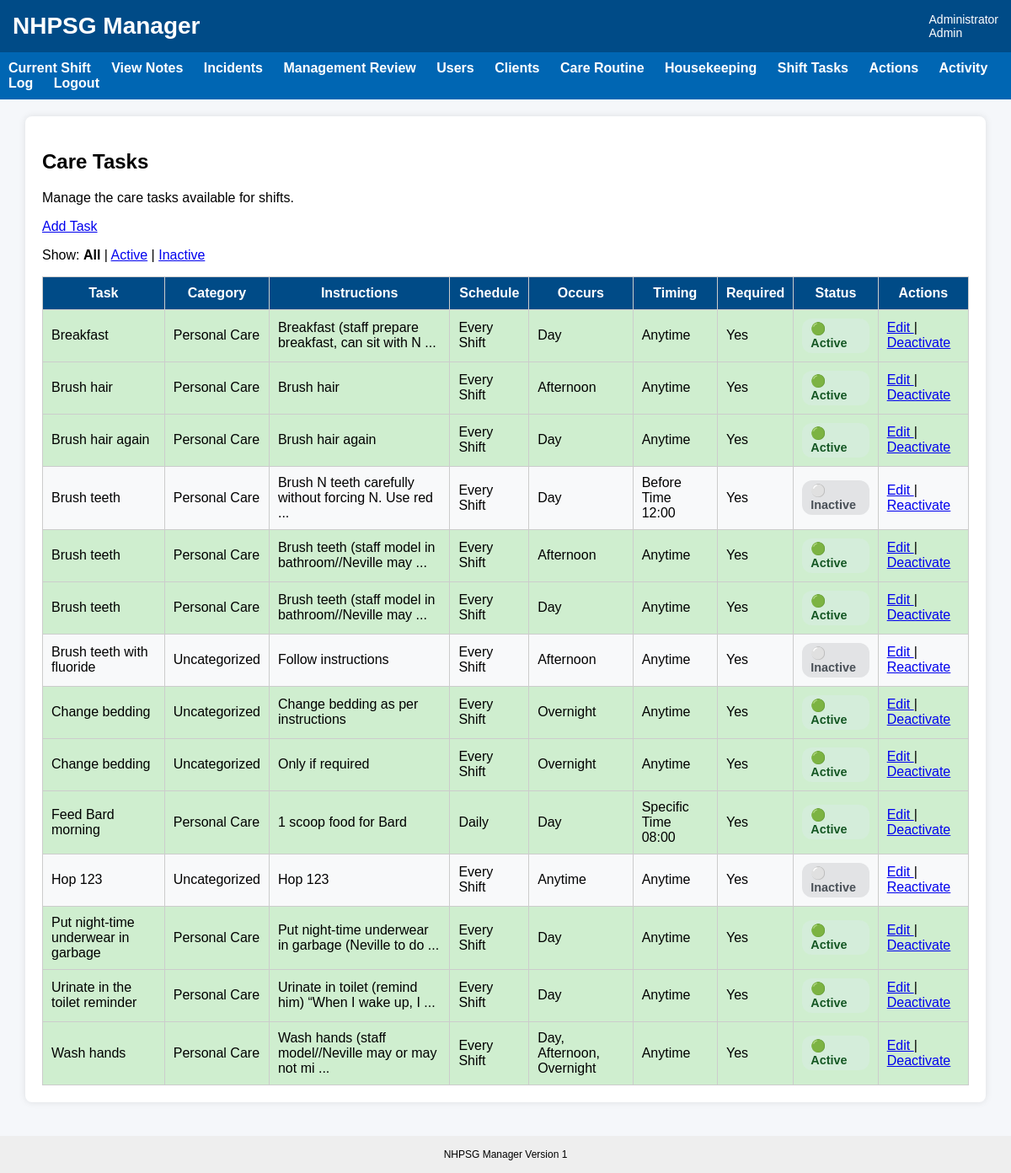
Page /care-tasks (signed in) on the committed database.
### tables this page shows
CREATE TABLE care_tasks (
    care_task_id INTEGER PRIMARY KEY AUTOINCREMENT,

    task_name TEXT NOT NULL,
    category TEXT,
    instructions TEXT,

    schedule_type TEXT NOT NULL DEFAULT 'Daily',
    occurs_morning INTEGER NOT NULL DEFAULT 0,
    occurs_afternoon INTEGER NOT NULL DEFAULT 0,
    occurs_evening INTEGER NOT NULL DEFAULT 0,
    occurs_overnight INTEGER NOT NULL DEFAULT 0,
    occurs_anytime INTEGER NOT NULL DEFAULT 0,

    timing_type TEXT NOT NULL DEFAULT 'Anytime',
    due_time TEXT,

    days_of_week TEXT,

    required INTEGER NOT NULL DEFAULT 1,
    comment_required_if_unsuccessful INTEGER NOT NULL DEFAULT 1,
    active INTEGER NOT NULL DEFAULT 1,

    created_at TEXT DEFAULT CURRENT_TIMESTAMP
, occurs TEXT DEFAULT 'Anytime', comment_required_attempted INTEGER NOT NULL DEFAULT 1, comment_required_not_completed INTEGER NOT NULL DEFAULT 1, category_id INTEGER);

CREATE TABLE care_task_categories (
    category_id INTEGER PRIMARY KEY AUTOINCREMENT,
    category_name TEXT NOT NULL UNIQUE,
    active INTEGER NOT NULL DEFAULT 1,
    created_at TEXT DEFAULT CURRENT_TIMESTAMP
);

### app.py (the view)
@app.route("/care-tasks")
def care_tasks():
    if "user_id" not in session:
        return redirect(url_for("login"))
    if session["role"] not in ["Admin", "Program Manager", "Director"]:
        return "Access denied", 403
    status_filter = request.args.get(
        "status",
        "all"
    ).strip().lower()
    if status_filter == "active":
        active_filter = 1
    elif status_filter == "inactive":
        active_filter = 0
    else:
        status_filter = "all"
        active_filter = None
    conn = get_db()
    query = """
        SELECT
            ct.*,
            ctc.category_name
        FROM care_tasks ct

        LEFT JOIN care_task_categories ctc
            ON ct.category_id = ctc.category_id
    """
    parameters = ()
    if active_filter is not None:
        query += """
            WHERE ct.active = ?
        """
        parameters = (active_filter,)
    query += """
        ORDER BY ct.task_name
    """
    tasks = conn.execute(
        query,
        parameters
    ).fetchall()
    conn.close()
    return render_template(
        "care_tasks.html",
        tasks=tasks,
        status_filter=status_filter
    )

### app.py (called while the page is built, shortened)
@app.before_request
def enforce_session_timeout():
    if "user_id" not in session:
        return None
    if request.endpoint in [
        "static",
        "login",
        "logout",
        "session_timeout"
    ]:
        return None
    current_time = time.time()
    last_activity = session.get("last_activity")
    if last_activity is not None:
        inactive_seconds = current_time - last_activity
    session["last_activity"] = current_time
    return None

@app.context_processor
def inject_session_timeout_settings():
    return {
        "session_timeout_seconds": SESSION_TIMEOUT_SECONDS,
        "session_warning_seconds": SESSION_WARNING_SECONDS
    }

def get_db():
    print("Using database:", os.path.abspath(DB_NAME))
    conn = sqlite3.connect(DB_NAME)
    conn.row_factory = sqlite3.Row
    return conn

### templates/care_tasks.html (shortened to what this page needs)
{% extends "base.html" %}
{% block content %}
<div class="card">
<div class="page-header">
    <div>
        <h2>Care Tasks</h2>
        <p>Manage the care tasks available for shifts.</p>
    </div>
    <div>
        <a href="{{ url_for('care_task_new') }}"
           class="button">
            Add Task
        </a>
    </div>
</div>
    <p>
        Show:
        {% if status_filter == "all" %}
            <strong>All</strong>
        {% else %}
            <a href="{{ url_for('care_tasks', status='all') }}">All</a>
        {% endif %}
        |
        {% if status_filter == "active" %}
            <strong>Active</strong>
        {% else %}
            <a href="{{ url_for('care_tasks', status='active') }}">Active</a>
        {% endif %}
        |
        {% if status_filter == "inactive" %}
            <strong>Inactive</strong>
        {% else %}
            <a href="{{ url_for('care_tasks', status='inactive') }}">Inactive</a>
        {% endif %}
    </p>
    {% if tasks %}
        <table>
            <thead>
                <tr>
                    <th>Task</th>
                    <th>Category</th>
                    <th>Instructions</th>
                    <th>Schedule</th>
                    <th>Occurs</th>
                    <th>Timing</th>
                    <th>Required</th>
                    <th>Status</th>
                    <th>Actions</th>
                </tr>
            </thead>
            <tbody>
                {% for task in tasks %}
                    <tr class="{% if task.active %}row-active{% else %}row-inactive{% endif %}">
                        <td>
                            {{ task.task_name }}
                        </td>
                        <td>
                            {{ task.category_name or "Uncategorized" }}
                        </td>
                        <td>
                            {% if task.instructions %}
                                {{ task.instructions[:50] }}
                                {% if task.instructions|length > 50 %}
                                    ...
                                {% endif %}
                            {% endif %}
                        </td>
                        <td>
                            {{ task.schedule_type }}
                        </td>
                        <td>
                            {% if task.occurs %}
                                {{ task.occurs | replace(",", ", ") }}
                            {% else %}
                                Anytime
                            {% endif %}
                        </td>
                        <td>
                            {{ task.timing_type }}
                            {% if task.due_time %}
                                {{ task.due_time }}
                            {% endif %}
                        </td>
                        <td>
                            {% if task.required %}
                                Yes
                            {% else %}
                                No
                            {% endif %}
                        </td>
                        <td>
                            {% if task.active %}
                                <span class="status-active">🟢 Active</span>
                            {% else %}
                                <span class="status-inactive">⚪ Inactive</span>
                            {% endif %}
                        </td>
                        <td>
                            <a href="{{ url_for(
                                'care_task_edit',
                                care_task_id=task.care_task_id,
                                status=status_filter
                            ) }}">
                                Edit
                            </a>
                            |
                            {% if task.active %}
                                <a href="{{ url_for(
                                    'care_task_deactivate',
                                    care_task_id=task.care_task_id,
                                    status=status_filter
                                ) }}">
                                    Deactivate
                                </a>
                            {% else %}
                                <a href="{{ url_for(
                                    'care_task_reactivate',
                                    care_task_id=task.care_task_id,
                                    status=status_filter
                                ) }}">
                                    Reactivate
                                </a>
                            {% endif %}
                        </td>
                    </tr>
                {% endfor %}
            </tbody>
        </table>
    {% endif %}
</div>
{% endblock %}

### static/css/style.css (style rules this page uses)
body { font-family: Arial, Helvetica, sans-serif; margin:0; background:#f5f7fa; }
.card { background:white; padding:20px; border-radius:8px; box-shadow:0px 0px 8px rgba(0,0,0,0.1); margin-bottom:20px; }
table { width:100%; border-collapse:collapse; }
th { background:#004b87; color:white; }
td,th { padding:10px; border:1px solid #cccccc; }
.status-active { display: inline-block; padding: 4px 10px; border-radius: 12px; background: #d4edda; color: #155724; font-weight: bold; font-size: 0.9em; }
.status-inactive { display: inline-block; padding: 4px 10px; border-radius: 12px; background: #e2e3e5; color: #495057; font-weight: bold; font-size: 0.9em; }
.row-active { background-color: #cfeecf; }
.row-inactive { background-color: #f8f9fa; }

### rows in the picture
care_tasks: task_name "Breakfast", category_name "Personal Care", instructions "Breakfast (staff prepare breakfast, can sit with N", schedule_type "Every Shift", occurs "Day", timing_type "Anytime", required "Yes", active "🟢 Active"
care_tasks: task_name "Brush hair", category_name "Personal Care", instructions "Brush hair", schedule_type "Every Shift", occurs "Afternoon", timing_type "Anytime", required "Yes", active "🟢 Active"
care_tasks: task_name "Brush hair again", category_name "Personal Care", instructions "Brush hair again", schedule_type "Every Shift", occurs "Day", timing_type "Anytime", required "Yes", active "🟢 Active"
care_tasks: task_name "Brush teeth", category_name "Personal Care", instructions "Brush N teeth carefully without forcing N. Use red", schedule_type "Every Shift", occurs "Day", timing_type "Before Time", due_time "12:00", required "Yes", active "⚪ Inactive"
care_tasks: task_name "Brush teeth", category_name "Personal Care", instructions "Brush teeth (staff model in bathroom//Neville may", schedule_type "Every Shift", occurs "Afternoon", timing_type "Anytime", required "Yes", active "🟢 Active"
care_tasks: task_name "Brush teeth", category_name "Personal Care", instructions "Brush teeth (staff model in bathroom//Neville may", schedule_type "Every Shift", occurs "Day", timing_type "Anytime", required "Yes", active "🟢 Active"
care_tasks: task_name "Brush teeth with fluoride", category_name "Uncategorized", instructions "Follow instructions", schedule_type "Every Shift", occurs "Afternoon", timing_type "Anytime", required "Yes", active "⚪ Inactive"
care_tasks: task_name "Change bedding", category_name "Uncategorized", instructions "Change bedding as per instructions", schedule_type "Every Shift", occurs "Overnight", timing_type "Anytime", required "Yes", active "🟢 Active"
care_tasks: task_name "Change bedding", category_name "Uncategorized", instructions "Only if required", schedule_type "Every Shift", occurs "Overnight", timing_type "Anytime", required "Yes", active "🟢 Active"
care_tasks: task_name "Feed Bard morning", category_name "Personal Care", instructions "1 scoop food for Bard", schedule_type "Daily", occurs "Day", timing_type "Specific Time", due_time "08:00", required "Yes", active "🟢 Active"
care_tasks: task_name "Hop 123", category_name "Uncategorized", instructions "Hop 123", schedule_type "Every Shift", occurs "Anytime", timing_type "Anytime", required "Yes", active "⚪ Inactive"
care_tasks: task_name "Put night-time underwear in garbage", category_name "Personal Care", instructions "Put night-time underwear in garbage (Neville to do", schedule_type "Every Shift", occurs "Day", timing_type "Anytime", required "Yes", active "🟢 Active"
care_tasks: task_name "Urinate in the toilet reminder", category_name "Personal Care", instructions "Urinate in toilet (remind him) “When I wake up, I", schedule_type "Every Shift", occurs "Day", timing_type "Anytime", required "Yes", active "🟢 Active"
care_tasks: task_name "Wash hands", category_name "Personal Care", instructions "Wash hands (staff model//Neville may or may not mi", schedule_type "Every Shift", occurs "Day, Afternoon, Overnight", timing_type "Anytime", required "Yes", active "🟢 Active"

### other values in the picture
{{ session.full_name }} "Administrator"
{{ session.role }} "Admin"
